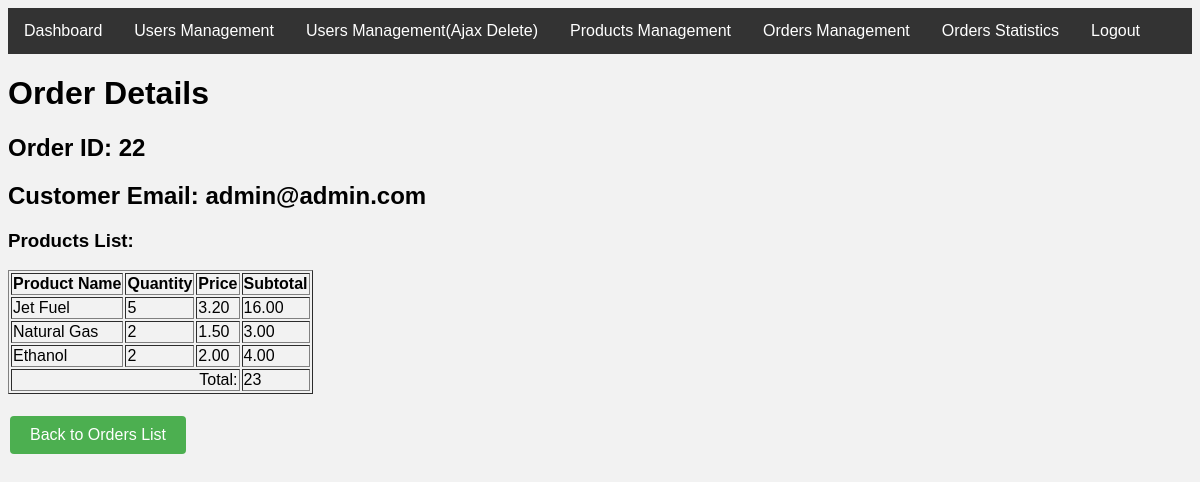
/mvc-oop/View/order-details.php?order_id=22 (signed in), run on the app's committed database.
### tables this page shows
CREATE TABLE `users` (
  `id` int(11) NOT NULL,
  `username` varchar(255) NOT NULL,
  `password` varchar(255) NOT NULL,
  `email` varchar(255) NOT NULL,
  `role` varchar(255) NOT NULL,
  `token` varchar(255) DEFAULT NULL
);

CREATE TABLE `order_details` (
  `order_detail_id` int(11) NOT NULL,
  `order_id` int(11) NOT NULL,
  `product_id` int(11) NOT NULL,
  `quantity` int(11) NOT NULL,
  `price` decimal(10,2) NOT NULL,
  `subtotal` decimal(10,2) NOT NULL
);

CREATE TABLE `products` (
  `product_id` int(11) NOT NULL,
  `name` varchar(50) NOT NULL,
  `description` varchar(255) DEFAULT NULL,
  `price` float NOT NULL,
  `created_at` timestamp NULL DEFAULT current_timestamp(),
  `updated_at` timestamp NULL DEFAULT current_timestamp() ON UPDATE current_timestamp()
);

### mvc-oop/View/order-details.php (the view, shortened to what this page needs)
<?php
    include_once "header.php";
    include_once "navigation-menu.php";
?>
<?php
$db = new DatabaseConnection();
$conn = $db->getConnection();
if(isset($_GET['order_id']) && !empty($_GET['order_id'])) {
  $order_id = $_GET['order_id'];
$sql = "SELECT p.name, od.quantity, od.price, od.subtotal, u.email, o.order_date
FROM order_details AS od
INNER JOIN products AS p ON od.product_id = p.product_id
INNER JOIN orders AS o ON od.order_id = o.order_id
INNER JOIN users AS u ON o.customer_id = u.id
WHERE od.order_id = '$order_id'";
  $result = mysqli_query($conn, $sql);
  $order_details = array();
  $total_cost = 0;
  if(mysqli_num_rows($result) > 0) {
    while($row = mysqli_fetch_assoc($result)) {
      $order_details[] = $row;
      $total_cost += $row['subtotal'];
    }
  }
} else {
  header("Location: orders.php");
  exit;
}
?>
<h1>Order Details</h1>
<h2>Order ID: <?php echo $order_id; ?></h2>
<?php if(isset($order_details[0])) : ?>
<h2>Customer Email: <?php echo $order_details[0]['email']; ?></h2>
<?php endif;?>
<h3>Products List:</h3>
<table border="1">
  <thead>
    <tr>
      <th>Product Name</th>
      <th>Quantity</th>
      <th>Price</th>
      <th>Subtotal</th>
    </tr>
  </thead>
  <tbody>
    <?php foreach($order_details as $order_detail): ?>
      <tr>
        <td><?php echo $order_detail['name']; ?></td>
        <td><?php echo $order_detail['quantity']; ?></td>
        <td><?php echo $order_detail['price']; ?></td>
        <td><?php echo $order_detail['subtotal']; ?></td>
      </tr>
    <?php endforeach; ?>
  </tbody>
  <tfoot>
    <tr>
      <td colspan="3" style="text-align:right">Total:</td>
      <td><?php echo $total_cost; ?></td>
    </tr>
  </tfoot>
</table>
<br>
<a href="orders-management.php"><button>Back to Orders List</button></a>
<?php
include_once "footer.php";
?>

### mvc-oop/Assets/css/main.css (style rules this page uses)
body { font-family: Arial, sans-serif; background-color: #f2f2f2; }
button { background-color: #4CAF50; border: none; color: white; padding: 10px 20px; text-align: center; text-decoration: none; display: inline-block; font-size: 16px; margin: 4px 2px; cursor: pointer; border-radius: 4px; }

### data on the page
users: email "admin@admin.com"
order_details: product.name "Jet Fuel", quantity "5", price "3.20", subtotal "16.00"
order_details: product.name "Natural Gas", quantity "2", price "1.50", subtotal "3.00"
order_details: product.name "Ethanol", quantity "2", price "2.00", subtotal "4.00"

### other printed values
$order_id "22"
$total_cost "23"
